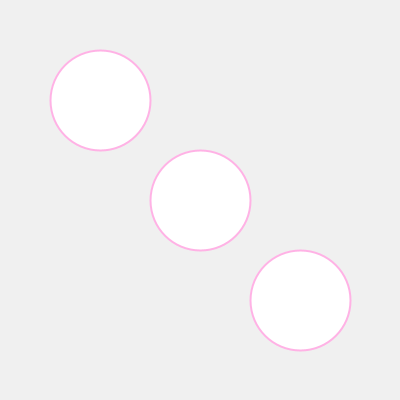
Frame 1 (no input)
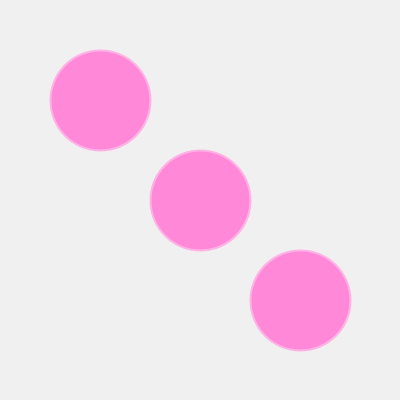
Frame 60 (the mouse pressed at the canvas centre just before this capture)
Frame 120 (the mouse held since frame 60 and released just before this capture): identical to frame 1, image omitted

The Processing sketch that drew these frames (run headless with seeded random() and noise(); from frame 60 on, the mouse is pressed at the canvas centre):

// Processing sketch: processing_112474
// ── processing_112474.pde

int counter;

void setup(){
  size(400, 400);
  background(230,220,146);
}
void draw(){;
  background(240,50);
  stroke(255,178,229);
  strokeWeight(2);
  //fill(225,250,119);
  ellipse(width/2,height/2,100,100);
  ellipse(width/4,height/4,100,100);
  ellipse(3*width/4,3*height/4,100,100);
  if(mousePressed == true){
    fill(255,255,255);
  }else{
    fill(255,137,216);
 
}
}
